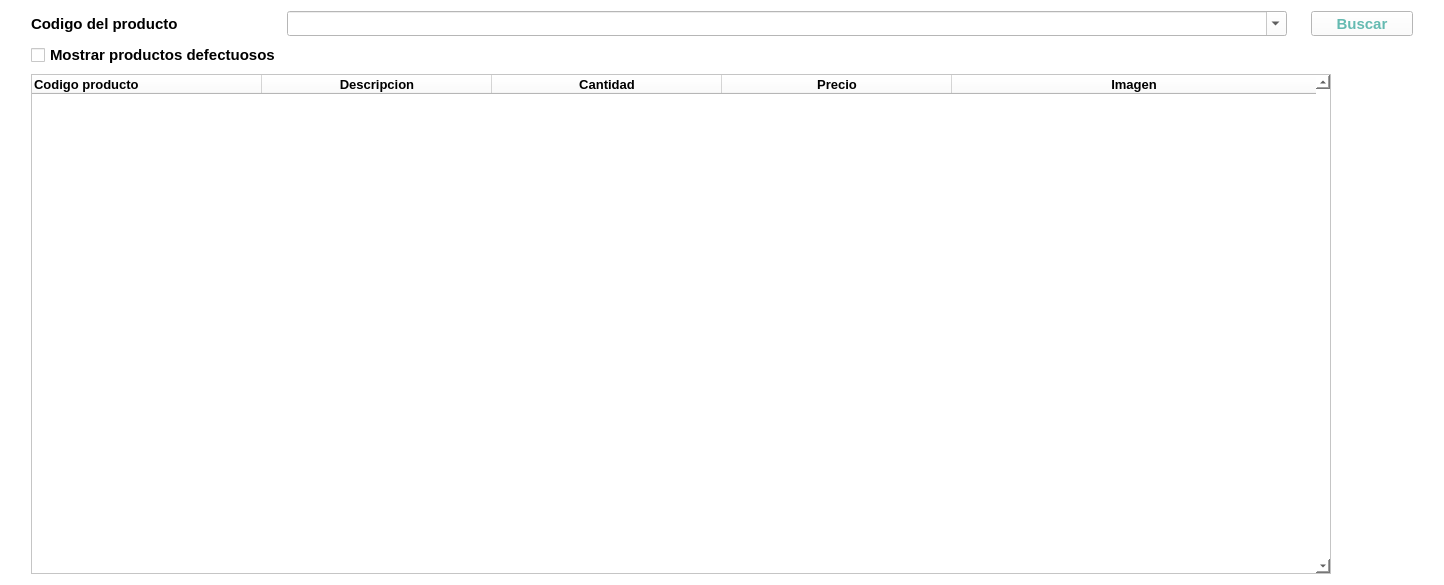
<?xml version="1.0" encoding="UTF-8"?>
<ui version="4.0">
 <class>Dialog</class>
 <widget class="QDialog" name="Dialog">
  <property name="geometry">
   <rect>
    <x>0</x>
    <y>0</y>
    <width>1444</width>
    <height>561</height>
   </rect>
  </property>
  <property name="sizePolicy">
   <sizepolicy hsizetype="Maximum" vsizetype="Maximum">
    <horstretch>0</horstretch>
    <verstretch>0</verstretch>
   </sizepolicy>
  </property>
  <property name="windowTitle">
   <string>Buscar producto </string>
  </property>
  <property name="windowIcon">
   <iconset>
    <normaloff>imagenes/iconos/searc.png</normaloff>imagenes/iconos/searc.png</iconset>
  </property>
  <property name="styleSheet">
   <string notr="true">background-color: rgb(255, 255, 255);</string>
  </property>
  <layout class="QGridLayout" name="gridLayout">
   <item row="0" column="2" colspan="4">
    <widget class="QComboBox" name="comboBox_Codigo">
     <property name="minimumSize">
      <size>
       <width>500</width>
       <height>25</height>
      </size>
     </property>
     <property name="maximumSize">
      <size>
       <width>1000</width>
       <height>25</height>
      </size>
     </property>
     <property name="styleSheet">
      <string notr="true">QComboBox{
	border: 1px solid Black;
	background-color: #fff;
	border-radius: 4px;
}

QWidget{
background-color: rgb(255, 255, 255);
}


QLineEdit{
border: 1px solid Black;
background-color: rgb(255, 255, 255);
border-radius: 4px;
}




background-color: rgb(255, 255, 255);selection-background-color: rgb(85, 170, 255);</string>
     </property>
     <property name="editable">
      <bool>true</bool>
     </property>
    </widget>
   </item>
   <item row="0" column="9" rowspan="4">
    <spacer name="verticalSpacer">
     <property name="orientation">
      <enum>Qt::Vertical</enum>
     </property>
     <property name="sizeHint" stdset="0">
      <size>
       <width>20</width>
       <height>5</height>
      </size>
     </property>
    </spacer>
   </item>
   <item row="1" column="8">
    <widget class="QPushButton" name="pushButton_Merma">
     <property name="maximumSize">
      <size>
       <width>30</width>
       <height>16777215</height>
      </size>
     </property>
     <property name="styleSheet">
      <string notr="true"/>
     </property>
     <property name="text">
      <string/>
     </property>
     <property name="icon">
      <iconset>
       <normaloff>imagenes/iconos/caja.jpg</normaloff>imagenes/iconos/caja.jpg</iconset>
     </property>
     <property name="iconSize">
      <size>
       <width>25</width>
       <height>25</height>
      </size>
     </property>
     <property name="flat">
      <bool>true</bool>
     </property>
    </widget>
   </item>
   <item row="1" column="7">
    <widget class="QPushButton" name="pushButton_Modificar">
     <property name="maximumSize">
      <size>
       <width>30</width>
       <height>16777215</height>
      </size>
     </property>
     <property name="styleSheet">
      <string notr="true"/>
     </property>
     <property name="text">
      <string/>
     </property>
     <property name="icon">
      <iconset>
       <normaloff>imagenes/iconos/E.png</normaloff>imagenes/iconos/E.png</iconset>
     </property>
     <property name="iconSize">
      <size>
       <width>20</width>
       <height>20</height>
      </size>
     </property>
     <property name="flat">
      <bool>true</bool>
     </property>
    </widget>
   </item>
   <item row="0" column="1">
    <widget class="QLabel" name="label">
     <property name="minimumSize">
      <size>
       <width>150</width>
       <height>0</height>
      </size>
     </property>
     <property name="maximumSize">
      <size>
       <width>180</width>
       <height>16777215</height>
      </size>
     </property>
     <property name="font">
      <font>
       <pointsize>11</pointsize>
       <weight>75</weight>
       <bold>true</bold>
      </font>
     </property>
     <property name="text">
      <string>Codigo del producto</string>
     </property>
    </widget>
   </item>
   <item row="0" column="6" colspan="3">
    <widget class="QPushButton" name="pushButton_Buscar">
     <property name="minimumSize">
      <size>
       <width>80</width>
       <height>25</height>
      </size>
     </property>
     <property name="maximumSize">
      <size>
       <width>120</width>
       <height>28</height>
      </size>
     </property>
     <property name="font">
      <font>
       <pointsize>11</pointsize>
       <weight>75</weight>
       <bold>true</bold>
      </font>
     </property>
     <property name="styleSheet">
      <string notr="true">
QPushButton#pushButton_Buscar{
background-color: white;
color: rgb(100, 186, 177);
}

QPushButton#pushButton_Buscar:hover{
background-color: rgb(100, 186, 177);
color: white;
}
</string>
     </property>
     <property name="text">
      <string>Buscar</string>
     </property>
     <property name="icon">
      <iconset>
       <normaloff>imagenes/iconos/searc.png</normaloff>imagenes/iconos/searc.png</iconset>
     </property>
     <property name="iconSize">
      <size>
       <width>20</width>
       <height>20</height>
      </size>
     </property>
    </widget>
   </item>
   <item row="2" column="1" rowspan="2" colspan="8">
    <widget class="QTableWidget" name="tableWidget">
     <property name="enabled">
      <bool>true</bool>
     </property>
     <property name="sizePolicy">
      <sizepolicy hsizetype="Fixed" vsizetype="Fixed">
       <horstretch>0</horstretch>
       <verstretch>0</verstretch>
      </sizepolicy>
     </property>
     <property name="minimumSize">
      <size>
       <width>800</width>
       <height>500</height>
      </size>
     </property>
     <property name="maximumSize">
      <size>
       <width>1300</width>
       <height>700</height>
      </size>
     </property>
     <property name="verticalScrollBarPolicy">
      <enum>Qt::ScrollBarAlwaysOn</enum>
     </property>
     <property name="editTriggers">
      <set>QAbstractItemView::NoEditTriggers</set>
     </property>
     <property name="selectionMode">
      <enum>QAbstractItemView::SingleSelection</enum>
     </property>
     <property name="selectionBehavior">
      <enum>QAbstractItemView::SelectRows</enum>
     </property>
     <attribute name="horizontalHeaderCascadingSectionResizes">
      <bool>false</bool>
     </attribute>
     <attribute name="horizontalHeaderDefaultSectionSize">
      <number>230</number>
     </attribute>
     <attribute name="horizontalHeaderHighlightSections">
      <bool>false</bool>
     </attribute>
     <attribute name="horizontalHeaderStretchLastSection">
      <bool>true</bool>
     </attribute>
     <column>
      <property name="text">
       <string>Codigo producto</string>
      </property>
      <property name="font">
       <font>
        <pointsize>10</pointsize>
        <weight>75</weight>
        <bold>true</bold>
       </font>
      </property>
      <property name="textAlignment">
       <set>AlignLeading|AlignVCenter</set>
      </property>
     </column>
     <column>
      <property name="text">
       <string>Descripcion</string>
      </property>
      <property name="font">
       <font>
        <pointsize>10</pointsize>
        <weight>75</weight>
        <bold>true</bold>
       </font>
      </property>
     </column>
     <column>
      <property name="text">
       <string>Cantidad</string>
      </property>
      <property name="font">
       <font>
        <pointsize>10</pointsize>
        <weight>75</weight>
        <bold>true</bold>
       </font>
      </property>
     </column>
     <column>
      <property name="text">
       <string>Precio</string>
      </property>
      <property name="font">
       <font>
        <pointsize>10</pointsize>
        <weight>75</weight>
        <bold>true</bold>
       </font>
      </property>
      <property name="icon">
       <iconset>
        <normaloff>Imagenes/images.png</normaloff>Imagenes/images.png</iconset>
      </property>
     </column>
     <column>
      <property name="text">
       <string>Imagen</string>
      </property>
      <property name="font">
       <font>
        <pointsize>10</pointsize>
        <weight>75</weight>
        <bold>true</bold>
       </font>
      </property>
     </column>
    </widget>
   </item>
   <item row="1" column="6">
    <widget class="QPushButton" name="pushButton_Eliminar">
     <property name="enabled">
      <bool>true</bool>
     </property>
     <property name="maximumSize">
      <size>
       <width>30</width>
       <height>16777215</height>
      </size>
     </property>
     <property name="font">
      <font>
       <pointsize>11</pointsize>
       <weight>75</weight>
       <bold>true</bold>
      </font>
     </property>
     <property name="styleSheet">
      <string notr="true"/>
     </property>
     <property name="text">
      <string/>
     </property>
     <property name="icon">
      <iconset>
       <normaloff>imagenes/iconos/Elimi.png</normaloff>imagenes/iconos/Elimi.png</iconset>
     </property>
     <property name="iconSize">
      <size>
       <width>20</width>
       <height>20</height>
      </size>
     </property>
     <property name="flat">
      <bool>true</bool>
     </property>
    </widget>
   </item>
   <item row="1" column="2" colspan="2">
    <spacer name="horizontalSpacer">
     <property name="orientation">
      <enum>Qt::Horizontal</enum>
     </property>
     <property name="sizeHint" stdset="0">
      <size>
       <width>40</width>
       <height>20</height>
      </size>
     </property>
    </spacer>
   </item>
   <item row="1" column="1">
    <widget class="QCheckBox" name="checkBox">
     <property name="font">
      <font>
       <pointsize>11</pointsize>
       <weight>75</weight>
       <bold>true</bold>
      </font>
     </property>
     <property name="text">
      <string>Mostrar productos defectuosos</string>
     </property>
    </widget>
   </item>
   <item row="0" column="0" rowspan="4">
    <spacer name="verticalSpacer_2">
     <property name="orientation">
      <enum>Qt::Vertical</enum>
     </property>
     <property name="sizeHint" stdset="0">
      <size>
       <width>20</width>
       <height>40</height>
      </size>
     </property>
    </spacer>
   </item>
  </layout>
 </widget>
 <tabstops>
  <tabstop>tableWidget</tabstop>
  <tabstop>checkBox</tabstop>
 </tabstops>
 <resources/>
 <connections/>
</ui>
